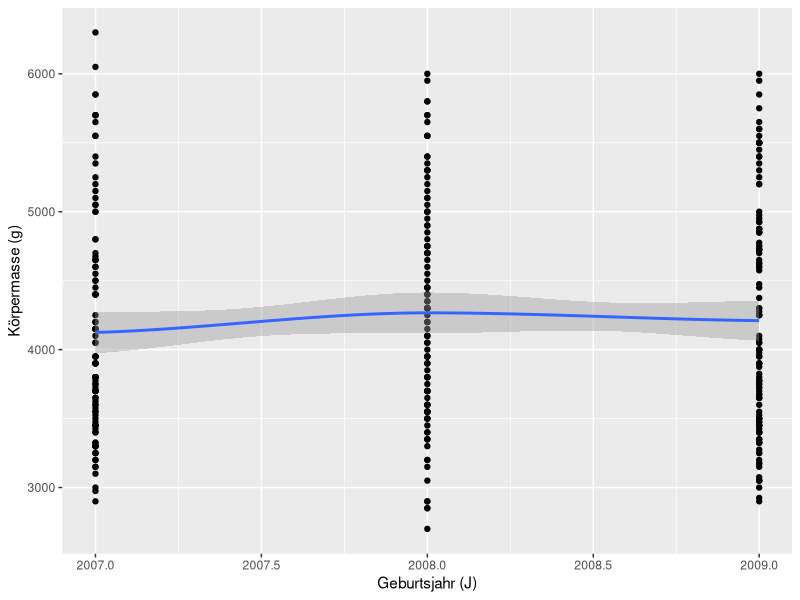

This chart was generated by the following R code:

library(ggplot2)
library(palmerpenguins) # Wichtig: Lädt den Pinguin-Datensatz

ggplot(penguins,
       aes(x = year, y = body_mass_g)) +
  geom_point() +       # Optional, aber empfohlen: Zeigt die einzelnen Datenpunkte
  geom_smooth() +
  labs(x = "Geburtsjahr (J)", y = "Körpermasse (g)")
  
